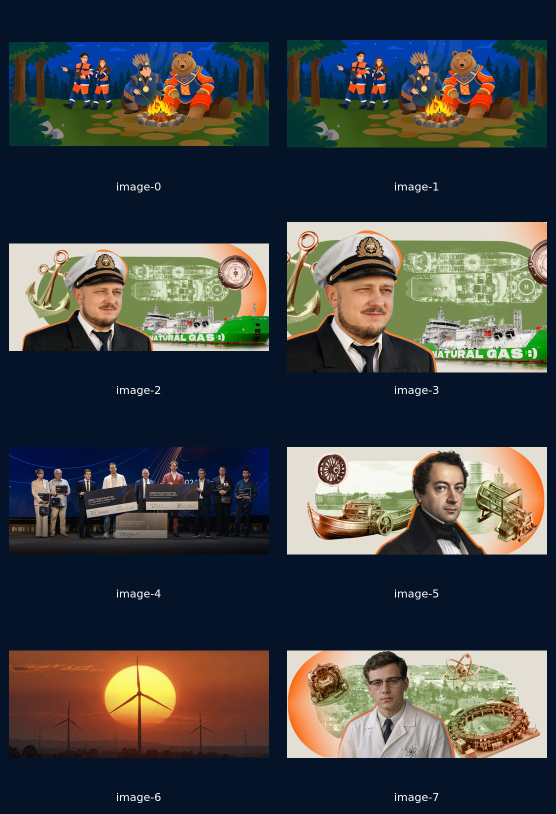
#> input picture design/references/energy-plus-expanded-2026-08-02/imagery/contact-sheet.jpg, 1112 x 1628 px (shown at 1/2 size)
$ python align.py ../../references/energy-plus-expanded-2026-08-02/imagery/contact-sheet.jpg ../../references/energy-plus-expanded-2026-08-02/imagery/image-0.jpg ../../references/energy-plus-expanded-2026-08-02/imagery/image-0.jpg out.png
#> lines starting #> are read from the running program, lines starting #| are printed output that depends on the picture; after the words box and inside, x2 and y2 are one past the last pixel; in counts of white or black regions, pixels touching at a corner belong together
# Warp a GPT restyle back onto its Blender render so manifest geometry and
# text overlays still line up.  Global homography (SIFT + RANSAC), then a
# dense optical-flow nudge for the residual local drift.
#   uv run --with opencv-python-headless --with numpy python align.py RENDER GEN OUT [OVERLAY_PREVIEW]
import sys

import cv2
import numpy as np

render_p, gen_p, out_p = sys.argv[1:4]
ref = cv2.imread(render_p)
#> ref is the input picture: shape (1628, 1112, 3); mean B, G, R 68.8, 68.1, 65.6
gen = cv2.imread(gen_p)
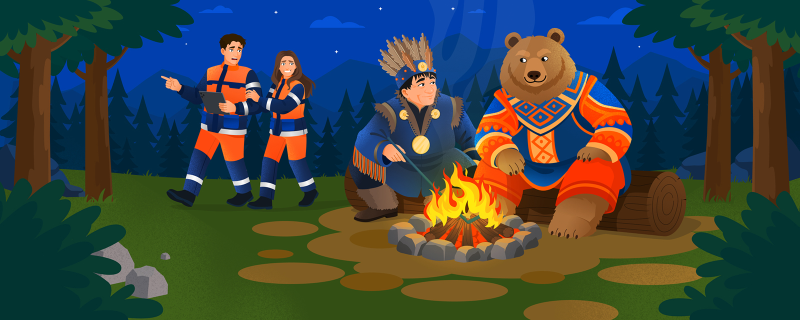
#> input picture design/references/energy-plus-expanded-2026-08-02/imagery/image-0.jpg, 1600 x 640 px (shown at 1/2 size)
#> gen is the input picture: shape (640, 1600, 3); mean B, G, R 66, 70.4, 59.4
H, W = ref.shape[:2]
#> H = 1628; W = 1112
gen = cv2.resize(gen, (W, H), interpolation=cv2.INTER_LANCZOS4)
#> gen: shape (1628, 1112, 3)

g1 = cv2.cvtColor(ref, cv2.COLOR_BGR2GRAY)
g2 = cv2.cvtColor(gen, cv2.COLOR_BGR2GRAY)
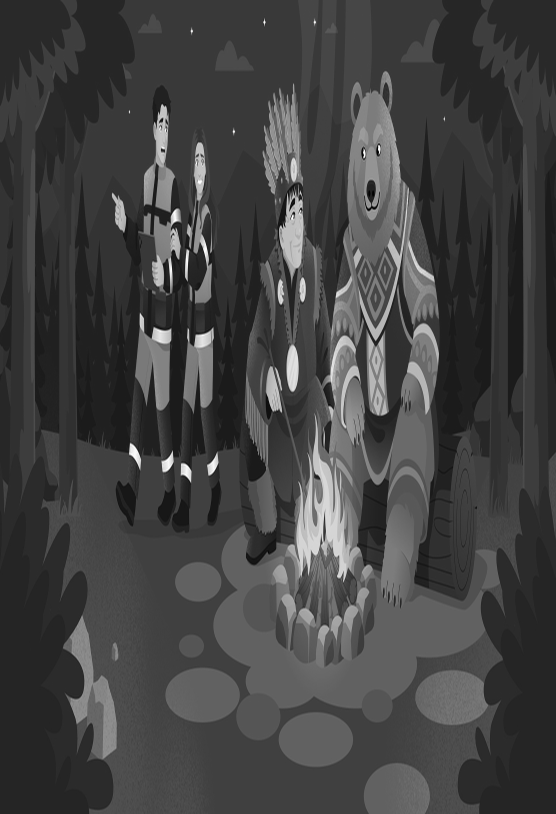
#> g2: shape (1628, 1112) (shown at 1/2 size); min 0, max 255, mean 66.6
sift = cv2.SIFT_create(8000)
k1, d1 = sift.detectAndCompute(g1, None)
#> k1 = 6039 keypoints; strongest (x, y, size): (312, 786, 2.3), (317, 1180, 2.3), (283, 1592, 2.4), (839, 371, 2.4)
k2, d2 = sift.detectAndCompute(g2, None)
#> k2 = 1387 keypoints; strongest (x, y, size): (529, 44, 3.3), (467, 263, 3.2), (383, 62, 3.2), (371, 942, 14.8)
m = cv2.BFMatcher().knnMatch(d2, d1, k=2)
#> m = 1387 matches
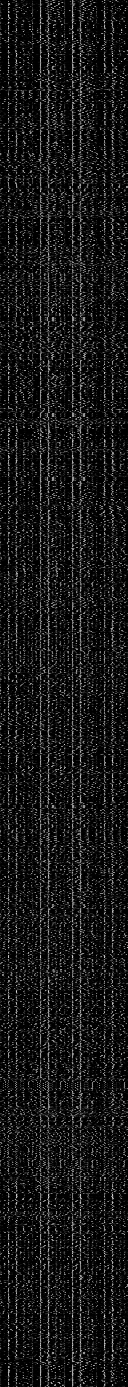
#> d2: shape (1387, 128) float32; min 0, max 221, mean 23.1
good = [a for a, b in m if a.distance < 0.75 * b.distance]
#> good = 27 matches
src = np.float32([k2[a.queryIdx].pt for a in good])
#> src = 27 pairs, first value 154.8 to 853.8, second value 252 to 1495.2
dst = np.float32([k1[a.trainIdx].pt for a in good])
#> dst = 27 pairs, first value 86.92 to 1024.6, second value 176.4 to 1513.4
Hm, inl = cv2.findHomography(src, dst, cv2.RANSAC, 6.0)
#> Hm = [[-0.409, 0.0827, 251.7], [-1.61, 0.381, 951], [-0.0017, 0.000403, 1]]; inl = 27 values, max 1 at index 1, min 0 at index 0, mean 0.185
print("matches", len(good), "inliers", int(inl.sum()))
#| matches 27 inliers 5
warped = cv2.warpPerspective(gen, Hm, (W, H), flags=cv2.INTER_LANCZOS4, borderMode=cv2.BORDER_REPLICATE)

# Residual drift: smooth flow from render to warped restyle, applied as remap.
w2 = cv2.cvtColor(warped, cv2.COLOR_BGR2GRAY)
flow = cv2.calcOpticalFlowFarneback(g1, w2, None, 0.5, 5, 61, 5, 7, 1.5, 0)
flow = cv2.GaussianBlur(flow, (0, 0), 25)
mag = np.linalg.norm(flow, axis=2)
print("residual flow px: median %.1f p95 %.1f max %.1f" % (np.median(mag), np.percentile(mag, 95), mag.max()))
#| residual flow px: median 65.5 p95 110.8 max 129.4
gx, gy = np.meshgrid(np.arange(W, dtype=np.float32), np.arange(H, dtype=np.float32))
final = cv2.remap(warped, gx + flow[..., 0], gy + flow[..., 1], cv2.INTER_LANCZOS4, borderMode=cv2.BORDER_REPLICATE)
# Pixels the restyle never covered (outside its frame after the warp) would be
# smeared border repeats; repaint them from their surroundings instead.
valid = cv2.warpPerspective(np.full(gen.shape[:2], 255, np.uint8), Hm, (W, H), flags=cv2.INTER_NEAREST)
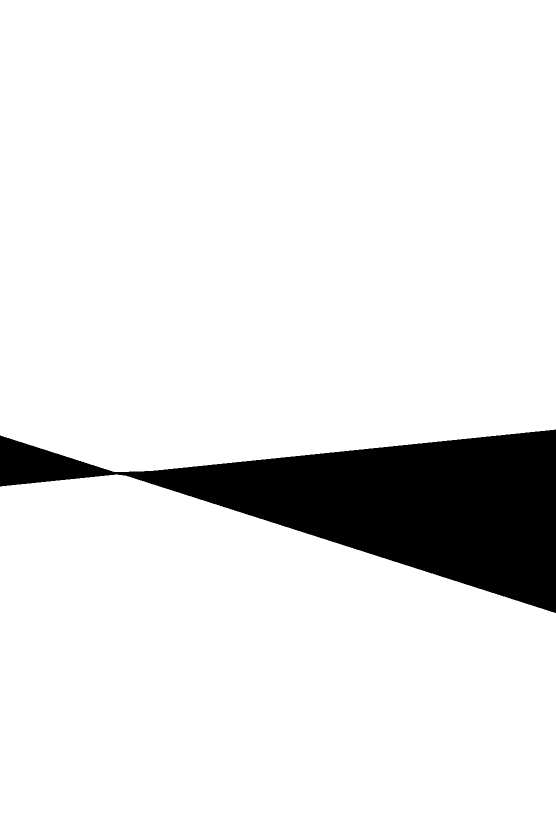
#> valid: shape (1628, 1112) (shown at 1/2 size); 90.5% white; 1 black region, box (x1, y1, x2, y2) and area: (0, 859, 1112, 1226) 172193
valid = cv2.remap(valid, gx + flow[..., 0], gy + flow[..., 1], cv2.INTER_NEAREST)
#> valid: shape (1628, 1112); 86.8% white; 4 black regions, box (x1, y1, x2, y2) and area: (0, 351, 1112, 1613) 219205, (141, 1573, 415, 1628) 8874, (696, 1573, 976, 1628) 8729, (1095, 13, 1112, 307) 1983
hole = cv2.dilate((valid < 128).astype(np.uint8) * 255, np.ones((5, 5), np.uint8))
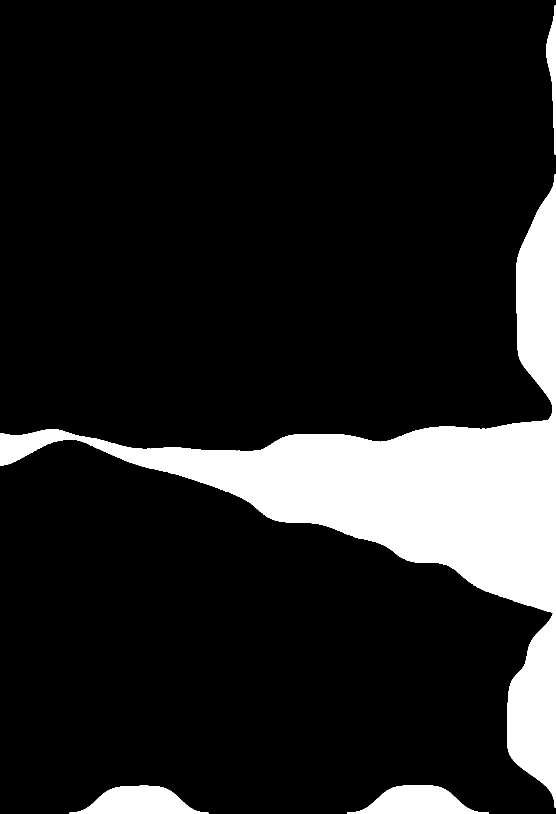
#> hole: shape (1628, 1112) (shown at 1/2 size); 13.8% white; 4 white regions, box (x1, y1, x2, y2) and area: (0, 349, 1112, 1615) 227325, (139, 1571, 417, 1628) 9650, (694, 1571, 978, 1628) 9517, (1093, 11, 1112, 309) 2647
print("uncovered px", int((hole > 0).sum()))
#| uncovered px 249139
if hole.any():
    small = cv2.resize(final, (W // 4, H // 4), interpolation=cv2.INTER_AREA)
    fill = cv2.resize(cv2.inpaint(small, cv2.resize(hole, (W // 4, H // 4)), 9, cv2.INPAINT_TELEA), (W, H), interpolation=cv2.INTER_CUBIC)
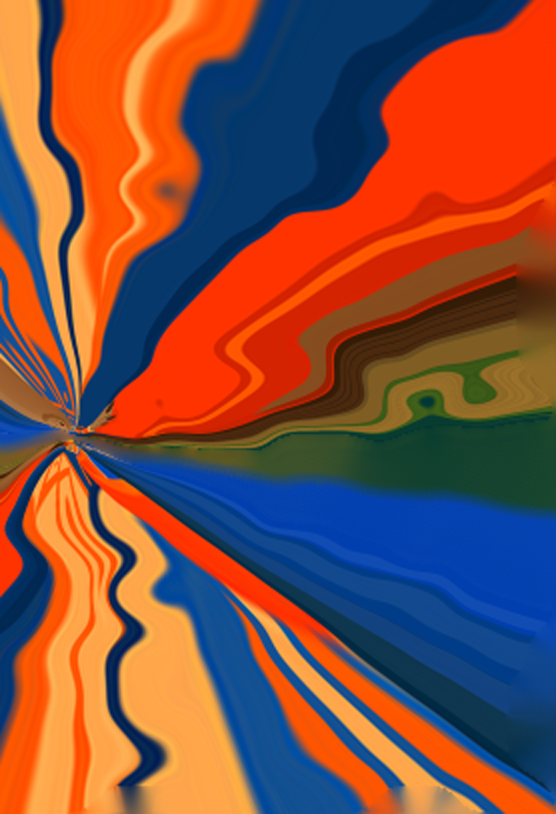
#> fill: shape (1628, 1112, 3) (shown at 1/2 size); mean B, G, R 65.3, 78.6, 129.5
    m = cv2.GaussianBlur(hole, (0, 0), 3)[..., None] / 255.0
    final = (final * (1 - m) + fill * m).astype(np.uint8)
cv2.imwrite(out_p, final)
if len(sys.argv) > 4:
    cv2.imwrite(sys.argv[4], cv2.resize(cv2.addWeighted(final, 0.5, ref, 0.5, 0), (W * 768 // H, 768)))
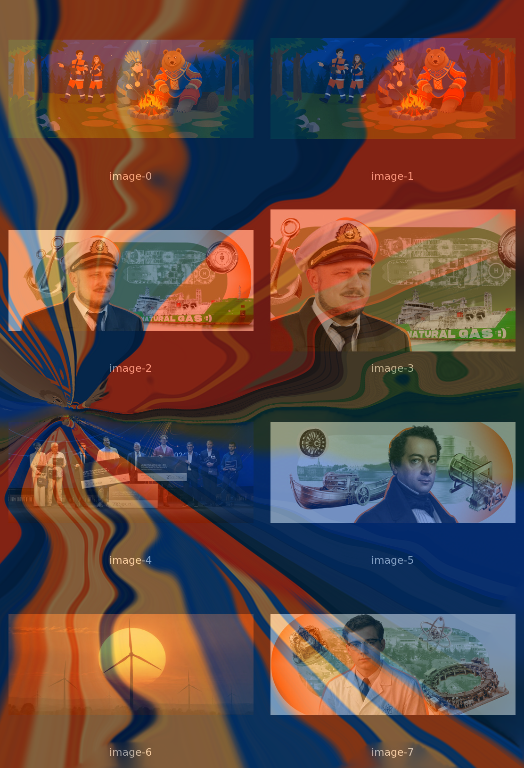
#> saved as out.png: shape (768, 524, 3); mean B, G, R 66.9, 73.2, 97.4
